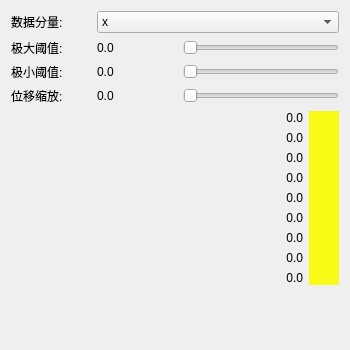
<?xml version="1.0" encoding="UTF-8"?>
<ui version="4.0">
 <class>SceneViewerSettingsClass</class>
 <widget class="QWidget" name="SceneViewerSettingsClass">
  <property name="geometry">
   <rect>
    <x>0</x>
    <y>0</y>
    <width>350</width>
    <height>350</height>
   </rect>
  </property>
  <property name="minimumSize">
   <size>
    <width>350</width>
    <height>350</height>
   </size>
  </property>
  <property name="maximumSize">
   <size>
    <width>350</width>
    <height>350</height>
   </size>
  </property>
  <property name="windowTitle">
   <string>SceneViewerSettings</string>
  </property>
  <property name="styleSheet">
   <string notr="true">#widget{
background-color:#f9f9f910;
border-image:url(:/image/colormap.png);
}</string>
  </property>
  <layout class="QVBoxLayout" name="verticalLayout">
   <item>
    <layout class="QHBoxLayout" name="horizontalLayout_4">
     <item>
      <widget class="QLabel" name="label_2">
       <property name="minimumSize">
        <size>
         <width>80</width>
         <height>0</height>
        </size>
       </property>
       <property name="maximumSize">
        <size>
         <width>80</width>
         <height>16777215</height>
        </size>
       </property>
       <property name="text">
        <string>数据分量:</string>
       </property>
      </widget>
     </item>
     <item>
      <widget class="QComboBox" name="comboBox">
       <property name="layoutDirection">
        <enum>Qt::LeftToRight</enum>
       </property>
       <item>
        <property name="text">
         <string>x</string>
        </property>
       </item>
       <item>
        <property name="text">
         <string>y</string>
        </property>
       </item>
       <item>
        <property name="text">
         <string>z</string>
        </property>
       </item>
      </widget>
     </item>
    </layout>
   </item>
   <item>
    <layout class="QHBoxLayout" name="horizontalLayout_6">
     <item>
      <widget class="QLabel" name="label_3">
       <property name="minimumSize">
        <size>
         <width>80</width>
         <height>0</height>
        </size>
       </property>
       <property name="maximumSize">
        <size>
         <width>80</width>
         <height>16777215</height>
        </size>
       </property>
       <property name="text">
        <string>极大阈值:</string>
       </property>
      </widget>
     </item>
     <item>
      <widget class="QLabel" name="labelMaxThreshold">
       <property name="minimumSize">
        <size>
         <width>80</width>
         <height>0</height>
        </size>
       </property>
       <property name="maximumSize">
        <size>
         <width>80</width>
         <height>16777215</height>
        </size>
       </property>
       <property name="text">
        <string>0.0</string>
       </property>
      </widget>
     </item>
     <item>
      <widget class="QSlider" name="hSliderMaxThreshold">
       <property name="orientation">
        <enum>Qt::Horizontal</enum>
       </property>
      </widget>
     </item>
    </layout>
   </item>
   <item>
    <layout class="QHBoxLayout" name="horizontalLayout_7">
     <item>
      <widget class="QLabel" name="label_4">
       <property name="minimumSize">
        <size>
         <width>80</width>
         <height>0</height>
        </size>
       </property>
       <property name="maximumSize">
        <size>
         <width>80</width>
         <height>16777215</height>
        </size>
       </property>
       <property name="text">
        <string>极小阈值:</string>
       </property>
      </widget>
     </item>
     <item>
      <widget class="QLabel" name="labelMinThreshold">
       <property name="minimumSize">
        <size>
         <width>80</width>
         <height>0</height>
        </size>
       </property>
       <property name="maximumSize">
        <size>
         <width>80</width>
         <height>16777215</height>
        </size>
       </property>
       <property name="text">
        <string>0.0</string>
       </property>
      </widget>
     </item>
     <item>
      <widget class="QSlider" name="hSliderMinThreshold">
       <property name="orientation">
        <enum>Qt::Horizontal</enum>
       </property>
      </widget>
     </item>
    </layout>
   </item>
   <item>
    <layout class="QHBoxLayout" name="horizontalLayout_2">
     <item>
      <widget class="QLabel" name="label">
       <property name="minimumSize">
        <size>
         <width>80</width>
         <height>0</height>
        </size>
       </property>
       <property name="maximumSize">
        <size>
         <width>80</width>
         <height>16777215</height>
        </size>
       </property>
       <property name="text">
        <string>位移缩放:</string>
       </property>
      </widget>
     </item>
     <item>
      <widget class="QLabel" name="labelRadiationThreshold">
       <property name="minimumSize">
        <size>
         <width>80</width>
         <height>0</height>
        </size>
       </property>
       <property name="maximumSize">
        <size>
         <width>80</width>
         <height>16777215</height>
        </size>
       </property>
       <property name="text">
        <string>0.0</string>
       </property>
      </widget>
     </item>
     <item>
      <widget class="QSlider" name="hSliderRadiationThreshold">
       <property name="orientation">
        <enum>Qt::Horizontal</enum>
       </property>
      </widget>
     </item>
    </layout>
   </item>
   <item>
    <layout class="QHBoxLayout" name="horizontalLayout">
     <property name="rightMargin">
      <number>0</number>
     </property>
     <item>
      <layout class="QVBoxLayout" name="verticalLayout_2">
       <item>
        <widget class="QLabel" name="label1">
         <property name="text">
          <string>0.0</string>
         </property>
         <property name="alignment">
          <set>Qt::AlignRight|Qt::AlignTrailing|Qt::AlignVCenter</set>
         </property>
        </widget>
       </item>
       <item>
        <widget class="QLabel" name="label2">
         <property name="text">
          <string>0.0</string>
         </property>
         <property name="alignment">
          <set>Qt::AlignRight|Qt::AlignTrailing|Qt::AlignVCenter</set>
         </property>
        </widget>
       </item>
       <item>
        <widget class="QLabel" name="label3">
         <property name="text">
          <string>0.0</string>
         </property>
         <property name="alignment">
          <set>Qt::AlignRight|Qt::AlignTrailing|Qt::AlignVCenter</set>
         </property>
        </widget>
       </item>
       <item>
        <widget class="QLabel" name="label4">
         <property name="text">
          <string>0.0</string>
         </property>
         <property name="alignment">
          <set>Qt::AlignRight|Qt::AlignTrailing|Qt::AlignVCenter</set>
         </property>
        </widget>
       </item>
       <item>
        <widget class="QLabel" name="label5">
         <property name="text">
          <string>0.0</string>
         </property>
         <property name="alignment">
          <set>Qt::AlignRight|Qt::AlignTrailing|Qt::AlignVCenter</set>
         </property>
        </widget>
       </item>
       <item>
        <widget class="QLabel" name="label6">
         <property name="text">
          <string>0.0</string>
         </property>
         <property name="alignment">
          <set>Qt::AlignRight|Qt::AlignTrailing|Qt::AlignVCenter</set>
         </property>
        </widget>
       </item>
       <item>
        <widget class="QLabel" name="label7">
         <property name="text">
          <string>0.0</string>
         </property>
         <property name="alignment">
          <set>Qt::AlignRight|Qt::AlignTrailing|Qt::AlignVCenter</set>
         </property>
        </widget>
       </item>
       <item>
        <widget class="QLabel" name="label8">
         <property name="text">
          <string>0.0</string>
         </property>
         <property name="alignment">
          <set>Qt::AlignRight|Qt::AlignTrailing|Qt::AlignVCenter</set>
         </property>
        </widget>
       </item>
       <item>
        <widget class="QLabel" name="label9">
         <property name="text">
          <string>0.0</string>
         </property>
         <property name="alignment">
          <set>Qt::AlignRight|Qt::AlignTrailing|Qt::AlignVCenter</set>
         </property>
        </widget>
       </item>
      </layout>
     </item>
     <item>
      <widget class="QWidget" name="widget" native="true">
       <property name="minimumSize">
        <size>
         <width>30</width>
         <height>0</height>
        </size>
       </property>
       <property name="maximumSize">
        <size>
         <width>30</width>
         <height>16777215</height>
        </size>
       </property>
      </widget>
     </item>
    </layout>
   </item>
   <item>
    <spacer name="verticalSpacer_2">
     <property name="orientation">
      <enum>Qt::Vertical</enum>
     </property>
     <property name="sizeHint" stdset="0">
      <size>
       <width>20</width>
       <height>245</height>
      </size>
     </property>
    </spacer>
   </item>
  </layout>
 </widget>
 <layoutdefault spacing="6" margin="11"/>
 <resources>
  <include location="../SensorViz3D.qrc"/>
 </resources>
 <connections/>
</ui>
